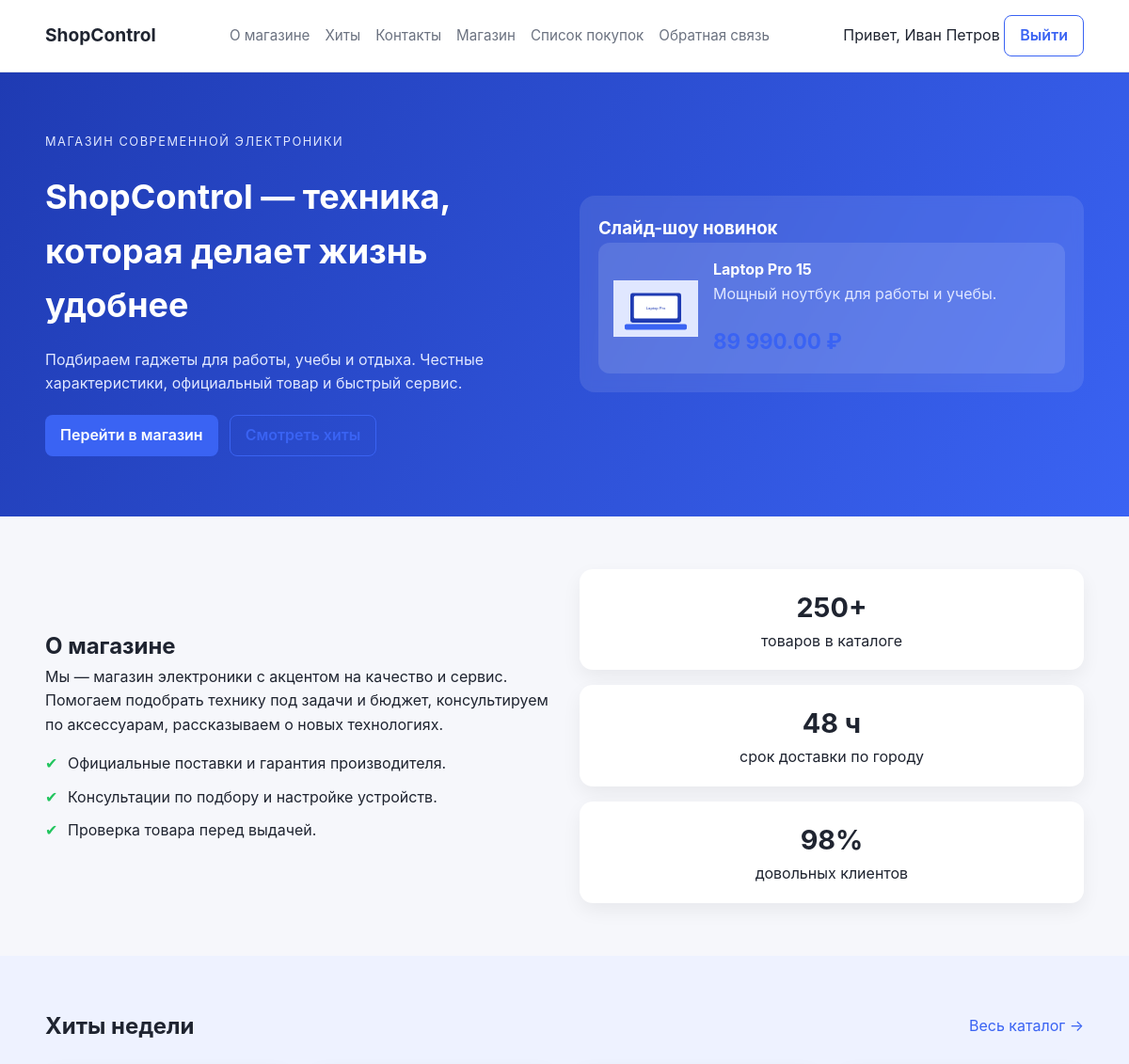
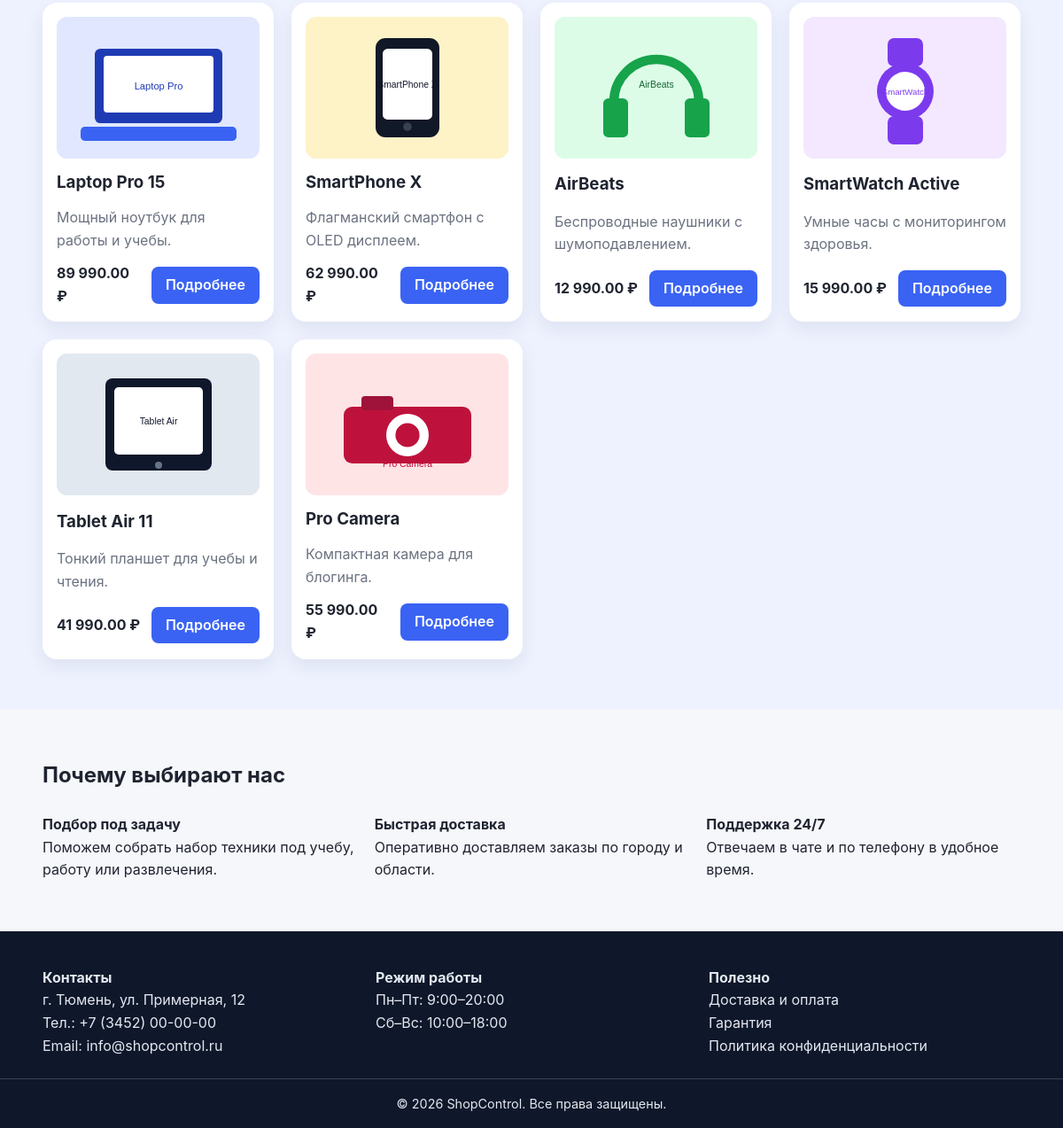
The page / (signed in) on the database its author committed (2 pictures, top to bottom).
### tables this page shows
CREATE TABLE products (
  id            BIGINT UNSIGNED PRIMARY KEY AUTO_INCREMENT,
  category_id   BIGINT UNSIGNED NULL,
  title         VARCHAR(200) NOT NULL,
  short_desc    VARCHAR(400) NOT NULL,
  description   TEXT NOT NULL,
  price         DECIMAL(10,2) NOT NULL CHECK (price >= 0),
  stock_qty     INT NOT NULL DEFAULT 0 CHECK (stock_qty >= 0),
  is_active     TINYINT(1) NOT NULL DEFAULT 1,
  main_image    VARCHAR(255) NULL,
  created_at    TIMESTAMP NOT NULL DEFAULT CURRENT_TIMESTAMP,
  updated_at    TIMESTAMP NULL DEFAULT NULL ON UPDATE CURRENT_TIMESTAMP,
  CONSTRAINT fk_products_category
    FOREIGN KEY (category_id) REFERENCES categories(id)
    ON DELETE SET NULL ON UPDATE CASCADE,
  INDEX idx_products_active (is_active),
  INDEX idx_products_category (category_id),
  INDEX idx_products_price (price)
);

### app/helpers.php (called while the page is built, shortened)
<?php
function e(string $value): string
{
    return htmlspecialchars($value, ENT_QUOTES | ENT_SUBSTITUTE, 'UTF-8');
}

### public/index.php (the view, shortened to what this page needs)
<?php
require __DIR__ . '/../app/helpers.php';
$pdo = db();
$featuredStmt = $pdo->query("
    SELECT id, title, short_desc, price, main_image
    FROM products
    WHERE is_active = 1
    ORDER BY created_at DESC
    LIMIT 6
");
$featured = $featuredStmt->fetchAll();
?>
<!doctype html>
<html lang="ru">
<head>
    <link rel="stylesheet" href="/assets/css/style.css">
</head>
<body>
    <?php include __DIR__ . '/partials/header.php'; ?>
    <main>
        <section class="hero">
            <div class="container hero-inner">
                <div>
                    <p class="tag">Магазин современной электроники</p>
                    <h1>ShopControl — техника, которая делает жизнь удобнее</h1>
                    <p>Подбираем гаджеты для работы, учебы и отдыха. Честные характеристики, официальный товар и быстрый сервис.</p>
                    <div class="hero-actions">
                        <a class="btn" href="/shop.php">Перейти в магазин</a>
                        <a class="btn btn-outline" href="#featured">Смотреть хиты</a>
                    </div>
                </div>
                <div class="hero-card">
                    <h3>Слайд-шоу новинок</h3>
                    <div class="slider" data-slider>
                        <?php foreach ($featured as $item): ?>
                            <div class="slide">
                                <img src="/<?= e($item['main_image'] ?? '') ?>" alt="<?= e($item['title']) ?>">
                                <div>
                                    <h4><?= e($item['title']) ?></h4>
                                    <p class="muted"><?= e($item['short_desc']) ?></p>
                                    <span class="price"><?= number_format((float)$item['price'], 2, '.', ' ') ?> ₽</span>
                                </div>
                            </div>
                        <?php endforeach; ?>
                    </div>
                </div>
            </div>
        </section>
        <section id="about" class="section">
            <div class="container two-column">
                <div>
                    <h2>О магазине</h2>
                    <p>Мы — магазин электроники с акцентом на качество и сервис. Помогаем подобрать технику под задачи и бюджет, консультируем по аксессуарам, рассказываем о новых технологиях.</p>
                    <ul class="checklist">
                        <li>Официальные поставки и гарантия производителя.</li>
                        <li>Консультации по подбору и настройке устройств.</li>
                        <li>Проверка товара перед выдачей.</li>
                    </ul>
                </div>
                <div class="info-cards">
                    <div class="info-card">
                        <h3>250+</h3>
                        <p>товаров в каталоге</p>
                    </div>
                    <div class="info-card">
                        <h3>48 ч</h3>
                        <p>срок доставки по городу</p>
                    </div>
                    <div class="info-card">
                        <h3>98%</h3>
                        <p>довольных клиентов</p>
                    </div>
                </div>
            </div>
        </section>
        <section id="featured" class="section section-alt">
            <div class="container">
                <div class="section-head">
                    <h2>Хиты недели</h2>
                    <a class="link" href="/shop.php">Весь каталог →</a>
                </div>
                <div class="grid">
                    <?php foreach ($featured as $item): ?>
                        <article class="card">
                            <img class="card-img" src="/<?= e($item['main_image'] ?? '') ?>" alt="<?= e($item['title']) ?>">
                            <h3><?= e($item['title']) ?></h3>
                            <p class="muted"><?= e($item['short_desc']) ?></p>
                            <div class="row">
                                <strong><?= number_format((float)$item['price'], 2, '.', ' ') ?> ₽</strong>
                                <a class="btn" href="/product.php?id=<?= (int)$item['id'] ?>">Подробнее</a>
                            </div>
                        </article>
                    <?php endforeach; ?>
                </div>
            </div>
        </section>
        <section class="section">
            <div class="container">
                <h2>Почему выбирают нас</h2>
                <div class="benefits">
                    <div>
                        <h4>Подбор под задачу</h4>
                        <p>Поможем собрать набор техники под учебу, работу или развлечения.</p>
                    </div>
                    <div>
                        <h4>Быстрая доставка</h4>
                        <p>Оперативно доставляем заказы по городу и области.</p>
                    </div>
                    <div>
                        <h4>Поддержка 24/7</h4>
                        <p>Отвечаем в чате и по телефону в удобное время.</p>
                    </div>
                </div>
            </div>
        </section>
    </main>
    <?php include __DIR__ . '/partials/footer.php'; ?>
</body>
</html>

### public/assets/css/style.css (style rules this page uses)
:root { --bg: #f6f7fb; --text: #1f2430; --muted: #6b7280; --primary: #3a63f3; --primary-dark: #2c4ec4; --card: #ffffff; --border: #e5e7eb; --success: #22c55e; --error: #ef4444; }
* { box-sizing: border-box; margin: 0; padding: 0; }
body { font-family: "Inter", "Segoe UI", sans-serif; background: var(--bg); color: var(--text); line-height: 1.6; }
img { max-width: 100%; display: block; }
a { color: inherit; text-decoration: none; }
.container { width: min(1140px, 92%); margin: 0 auto; }
.link { color: var(--primary); }
.btn { background: var(--primary); color: #fff; border: none; padding: 8px 16px; border-radius: 8px; cursor: pointer; display: inline-flex; align-items: center; justify-content: center; gap: 8px; font-weight: 600; }
.btn-outline { background: transparent; color: var(--primary); border: 1px solid var(--primary); }
.hero { background: linear-gradient(120deg, #1f3bb3, #3a63f3); color: #fff; padding: 64px 0; }
.hero-inner { display: grid; gap: 32px; grid-template-columns: repeat(auto-fit, minmax(260px, 1fr)); align-items: center; }
.hero h1 { font-size: clamp(2rem, 3vw, 3rem); margin-bottom: 16px; }
.hero p { margin-bottom: 20px; color: #e0e7ff; }
.tag { text-transform: uppercase; font-size: 0.8rem; letter-spacing: 0.12em; margin-bottom: 12px; }
.hero-actions { display: flex; gap: 12px; flex-wrap: wrap; }
.hero-card { background: rgba(255, 255, 255, 0.1); padding: 20px; border-radius: 16px; backdrop-filter: blur(6px); }
.slider { display: grid; gap: 16px; }
.slide { display: none; gap: 16px; align-items: center; background: rgba(255, 255, 255, 0.12); padding: 16px; border-radius: 12px; }
.slide.active { display: grid; grid-template-columns: 90px 1fr; }
.section { padding: 56px 0; }
.section-alt { background: #eef2ff; }
.section-head { display: flex; align-items: center; justify-content: space-between; margin-bottom: 24px; }
.two-column { display: grid; grid-template-columns: repeat(auto-fit, minmax(260px, 1fr)); gap: 32px; align-items: center; }
.checklist { margin-top: 16px; display: grid; gap: 10px; }
.checklist li { list-style: none; padding-left: 24px; position: relative; }
.checklist li::before { content: "✔"; color: var(--success); position: absolute; left: 0; }
.info-cards { display: grid; gap: 16px; }
.info-card { background: var(--card); padding: 18px; border-radius: 14px; text-align: center; box-shadow: 0 8px 20px rgba(0, 0, 0, 0.06); }
.info-card h3 { font-size: 1.8rem; }
.grid { display: grid; grid-template-columns: repeat(auto-fit, minmax(220px, 1fr)); gap: 20px; }
.card { background: var(--card); padding: 16px; border-radius: 16px; box-shadow: 0 8px 20px rgba(31, 35, 64, 0.08); display: grid; gap: 12px; }
.card-img { border-radius: 12px; height: 160px; width: 100%; object-fit: cover; background: #f1f5f9; }
.row { display: flex; justify-content: space-between; align-items: center; gap: 12px; }
.muted { color: var(--muted); }
.benefits { display: grid; grid-template-columns: repeat(auto-fit, minmax(220px, 1fr)); gap: 20px; margin-top: 24px; }
.price { font-size: 1.4rem; font-weight: 700; color: var(--primary); }

### rows shown on the page
products: main_image (picture), title "Laptop Pro 15", short_desc "Мощный ноутбук для работы и учебы.", price "89 990.00"
products: main_image (picture), title "SmartPhone X", short_desc "Флагманский смартфон с OLED дисплеем.", price "62 990.00"
products: main_image (picture), title "AirBeats", short_desc "Беспроводные наушники с шумоподавлением.", price "12 990.00"
products: main_image (picture), title "SmartWatch Active", short_desc "Умные часы с мониторингом здоровья.", price "15 990.00"
products: main_image (picture), title "Tablet Air 11", short_desc "Тонкий планшет для учебы и чтения.", price "41 990.00"
products: main_image (picture), title "Pro Camera", short_desc "Компактная камера для блогинга.", price "55 990.00"

### other values the page prints
$user['full_name'] ?: $user['email'] "Иван Петров"
